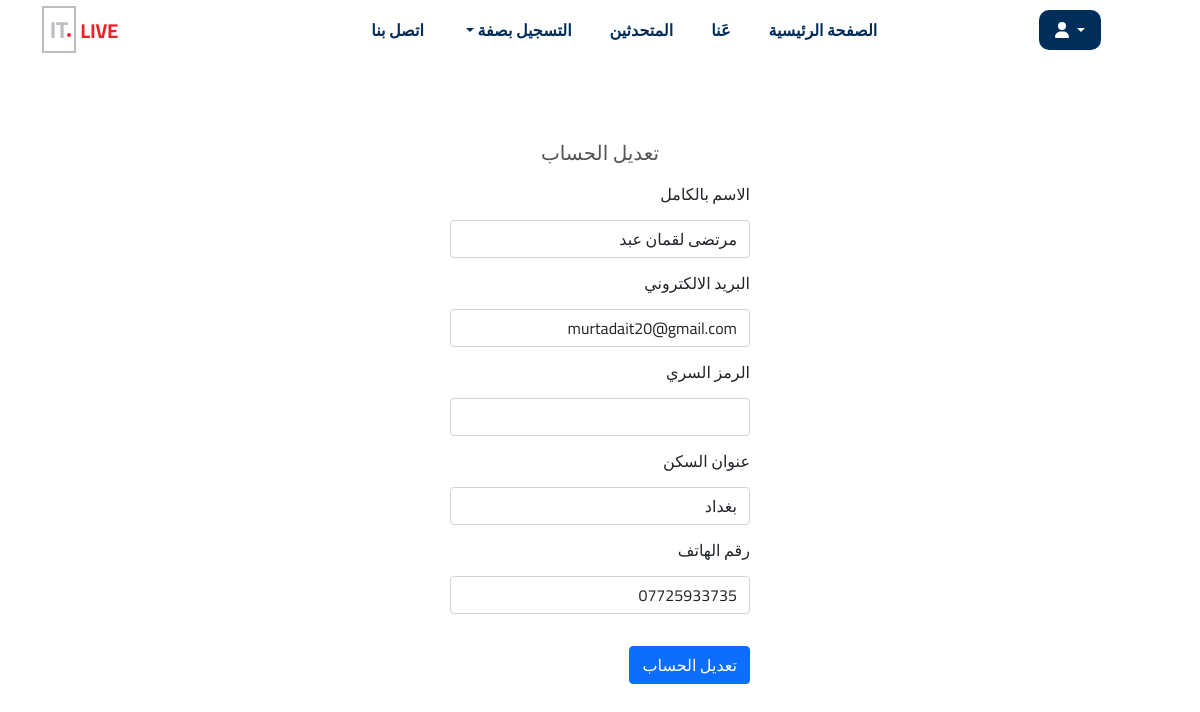
Page /edit_account.php?id=38 on the committed database.
### tables this page shows
CREATE TABLE `users` (
  `id` int(11) NOT NULL,
  `name` varchar(100) NOT NULL,
  `email` varchar(150) NOT NULL,
  `password` varchar(200) NOT NULL,
  `address` varchar(200) NOT NULL,
  `phone` varchar(200) NOT NULL,
  `img` varchar(250) NOT NULL,
  `statuse` tinyint(4) NOT NULL
);

### edit_account.php (the view, shortened to what this page needs)
<?php
include 'inc/header.php';
?>
<?php
    if (isset($_GET['id']) && !empty($_GET['id']))
    {
        global $con;
        $id = $_GET['id'];
        $query = "SELECT * FROM users where id = '$id'";
        $res = mysqli_query($con, $query);
        $count = mysqli_num_rows($res);
        if ($count > 0)
        {
            $row = mysqli_fetch_assoc($res);
            $username = $row['name'];
            $email = $row['email'];
            $address = $row['address'];
            $phone = $row['phone'];
        }
        else
            {
            header("location:index.php");
            }
    }
    else
        {
        header("location:index.php");
        }
?>
<?php include 'inc/nav.php' ?>
</head>
<body>
    <div class="login" dir="rtl">
        <form method="POST">
            <h5>تعديل الحساب</h5>
            <div class="form-group ">
                <h6 class="text-right">الاسم بالكامل</h6>
                <input type="text " class="form-control mt-3 mb-3" id="mail" name="fullName" value="<?php echo $username?>" required />
            </div>
            <div class="form-group">
                <h6 class="text-right">البريد الالكتروني</h6>
                <input type="email" class="form-control mt-3 mb-3" id="mail" name="email" value="<?php echo $email?>" required />
            </div>
            <div class="form-group">
                <h6 class="text-right">الرمز السري</h6>
                <input type="password" class="form-control mt-3 mb-3" id="pass" name="password" required />
            </div>
            <div class="form-group">
                <h6 class="text-right">عنوان السكن</h6>
                <input type="text" class="form-control mt-3 mb-3" id="pass" name="address" value="<?php echo $address?>"  required />
            </div>
            <div class="form-group">
                <h6 class="text-right">رقم الهاتف</h6>
                <input type="text" class="form-control mt-3 mb-3" id="pass" name="phone" value="<?php echo $phone?>" required />
            </div>
            <button class="btn btn-primary detils-btn mt-3 mb-3 display-inline-block" name="guest-regester">تعديل الحساب</button>
        </form>
    </div>
    <?php include 'inc/footer.php' ?>

### assets/css/style.css (style rules this page uses)
:root { --bg1-color: #121227; --bg2-color: #101024; --yellow-color:#f3bc17; --pargraph-color:#8c8c96; --main-color: #002e5b; --brand-color:#ee2128; }
body { margin: 0; padding: 0; box-sizing: border-box; background-color: rgb(255, 255, 255) !important; font-family: 'Cairo', sans-serif !important; }
.form-control { background-color: transparent !important; }

### edit_account.php (style rules this page uses)
.login { width: 300px; margin: 80px auto; }
.login h5 { color: #555; margin-bottom: 20px; text-align: center; }

### rows in the picture
users: fullName "مرتضى لقمان عبد", email "murtadait20@gmail.com", address "بغداد", phone "07725933735"
